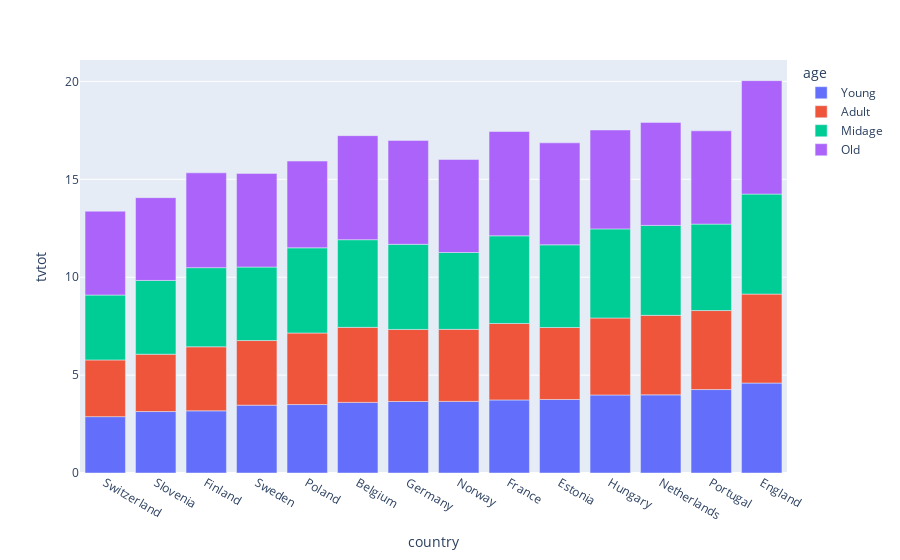
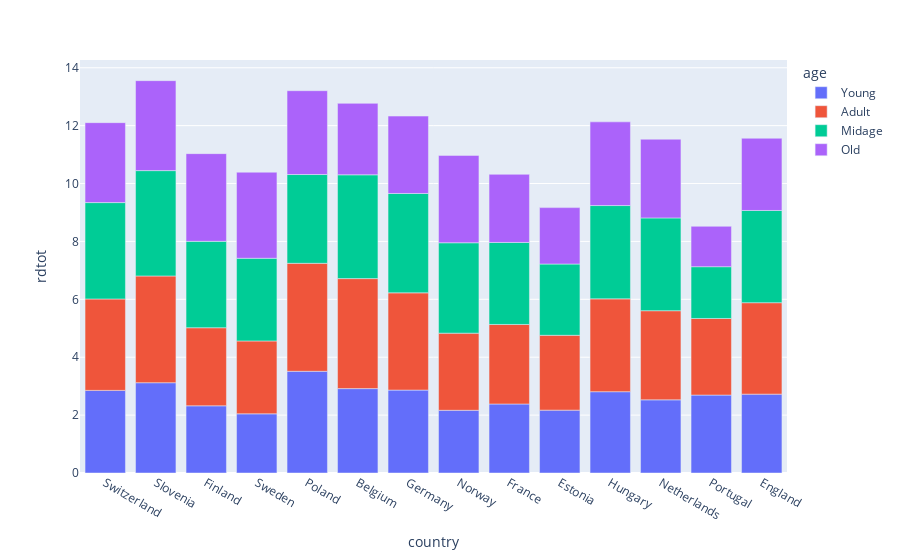
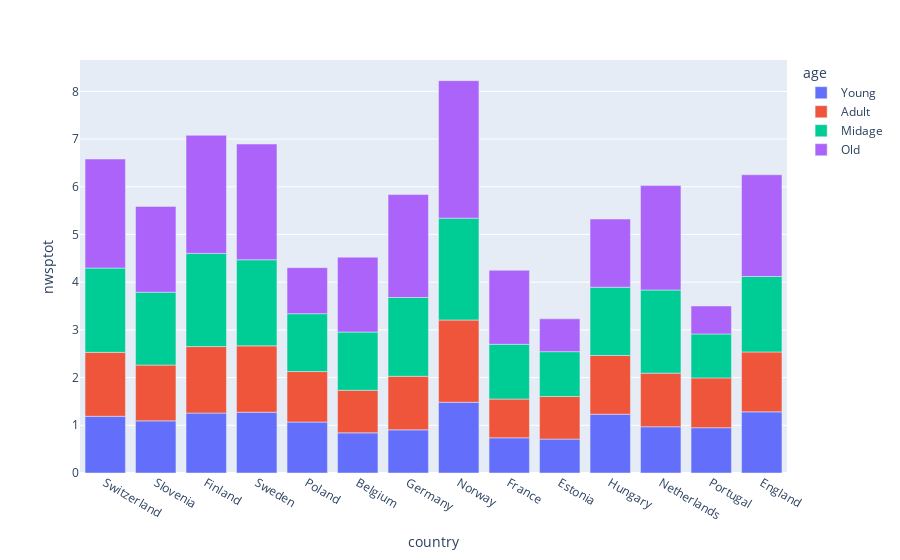
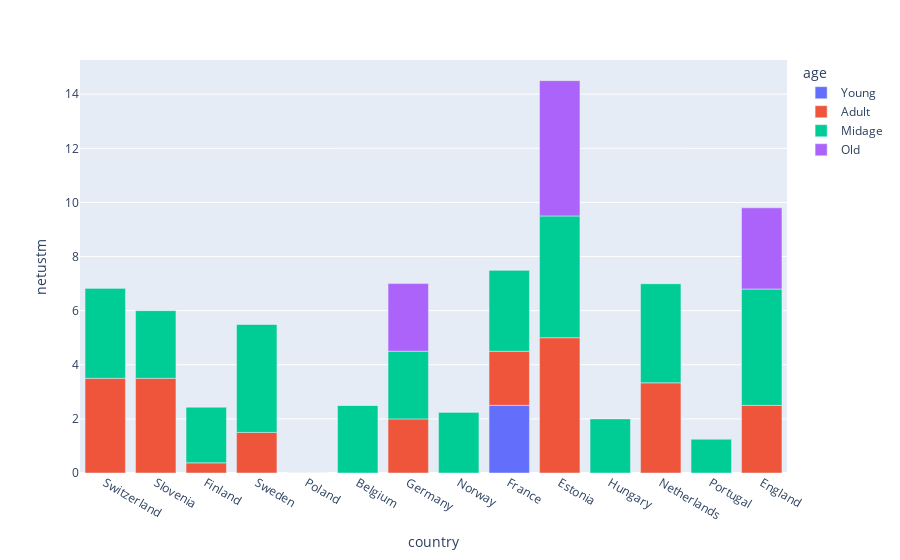

Notebook code cell kept with these figures, in order:
### Code cell
# lets plot it
viz.bar_plot(x = 'country', y = 'tvtot', color = 'age')
viz.bar_plot(x = 'country', y = 'rdtot', color = 'age')
viz.bar_plot(x = 'country', y = 'nwsptot', color = 'age')
viz.bar_plot(x = 'country', y = 'netustm', color = 'age')

### Figure 1 — Plotly figure (JSON) as saved in the notebook; plotly's stock layout.template omitted (floating-point values rounded to 4 significant figures)
{"data": [{"alignmentgroup": "True", "hovertemplate": "age=Young<br>country=%{x}<br>tvtot=%{y}<extra></extra>", "legendgroup": "Young", "marker": {"color": "#636efa"}, "name": "Young", "offsetgroup": "Young", "orientation": "v", "showlegend": true, "textposition": "auto", "type": "bar", "x": ["Switzerland", "Slovenia", "Finland", "Sweden", "Poland", "Belgium", "Germany", "Norway", "France", "Estonia", "Hungary", "Netherlands", "Portugal", "England"], "xaxis": "x", "y": [2.879, 3.139, 3.175, 3.465, 3.496, 3.606, 3.652, 3.657, 3.731, 3.755, 3.984, 3.99, 4.262, 4.594], "yaxis": "y"}, {"alignmentgroup": "True", "hovertemplate": "age=Adult<br>country=%{x}<br>tvtot=%{y}<extra></extra>", "legendgroup": "Adult", "marker": {"color": "#EF553B"}, "name": "Adult", "offsetgroup": "Adult", "orientation": "v", "showlegend": true, "textposition": "auto", "type": "bar", "x": ["Switzerland", "Slovenia", "Finland", "Sweden", "Poland", "Estonia", "Norway", "Germany", "Belgium", "France", "Hungary", "Portugal", "Netherlands", "England"], "xaxis": "x", "y": [2.896, 2.929, 3.271, 3.3, 3.653, 3.676, 3.679, 3.68, 3.832, 3.907, 3.933, 4.035, 4.062, 4.544], "yaxis": "y"}, {"alignmentgroup": "True", "hovertemplate": "age=Midage<br>country=%{x}<br>tvtot=%{y}<extra></extra>", "legendgroup": "Midage", "marker": {"color": "#00cc96"}, "name": "Midage", "offsetgroup": "Midage", "orientation": "v", "showlegend": true, "textposition": "auto", "type": "bar", "x": ["Switzerland", "Sweden", "Slovenia", "Norway", "Finland", "Estonia", "Germany", "Poland", "Portugal", "France", "Belgium", "Hungary", "Netherlands", "England"], "xaxis": "x", "y": [3.314, 3.754, 3.766, 3.927, 4.041, 4.223, 4.347, 4.352, 4.416, 4.477, 4.478, 4.551, 4.593, 5.108], "yaxis": "y"}, {"alignmentgroup": "True", "hovertemplate": "age=Old<br>country=%{x}<br>tvtot=%{y}<extra></extra>", "legendgroup": "Old", "marker": {"color": "#ab63fa"}, "name": "Old", "offsetgroup": "Old", "orientation": "v", "showlegend": true, "textposition": "auto", "type": "bar", "x": ["Slovenia", "Switzerland", "Poland", "Norway", "Portugal", "Sweden", "Finland", "Hungary", "Estonia", "Netherlands", "Germany", "Belgium", "France", "England"], "xaxis": "x", "y": [4.229, 4.284, 4.429, 4.746, 4.763, 4.781, 4.844, 5.051, 5.209, 5.262, 5.307, 5.315, 5.327, 5.793], "yaxis": "y"}], "layout": {"autosize": true, "barmode": "relative", "legend": {"title": {"text": "age"}, "tracegroupgap": 0}, "margin": {"t": 60}, "xaxis": {"anchor": "y", "autorange": true, "domain": [0, 1], "range": [-0.5, 13.5], "title": {"text": "country"}, "type": "category"}, "yaxis": {"anchor": "x", "autorange": true, "domain": [0, 1], "range": [0, 21.09], "title": {"text": "tvtot"}, "type": "linear"}}}

### Figure 2 — Plotly figure (JSON) as saved in the notebook; plotly's stock layout.template omitted (floating-point values rounded to 4 significant figures)
{"data": [{"alignmentgroup": "True", "hovertemplate": "age=Young<br>country=%{x}<br>rdtot=%{y}<extra></extra>", "legendgroup": "Young", "marker": {"color": "#636efa"}, "name": "Young", "offsetgroup": "Young", "orientation": "v", "showlegend": true, "textposition": "auto", "type": "bar", "x": ["Switzerland", "Slovenia", "Finland", "Sweden", "Poland", "Belgium", "Germany", "Norway", "France", "Estonia", "Hungary", "Netherlands", "Portugal", "England"], "xaxis": "x", "y": [2.854, 3.119, 2.321, 2.044, 3.514, 2.915, 2.864, 2.167, 2.384, 2.172, 2.809, 2.527, 2.692, 2.725], "yaxis": "y"}, {"alignmentgroup": "True", "hovertemplate": "age=Adult<br>country=%{x}<br>rdtot=%{y}<extra></extra>", "legendgroup": "Adult", "marker": {"color": "#EF553B"}, "name": "Adult", "offsetgroup": "Adult", "orientation": "v", "showlegend": true, "textposition": "auto", "type": "bar", "x": ["Switzerland", "Slovenia", "Finland", "Sweden", "Poland", "Estonia", "Norway", "Germany", "Belgium", "France", "Hungary", "Portugal", "Netherlands", "England"], "xaxis": "x", "y": [3.158, 3.687, 2.697, 2.517, 3.73, 2.585, 2.664, 3.359, 3.801, 2.748, 3.207, 2.646, 3.079, 3.159], "yaxis": "y"}, {"alignmentgroup": "True", "hovertemplate": "age=Midage<br>country=%{x}<br>rdtot=%{y}<extra></extra>", "legendgroup": "Midage", "marker": {"color": "#00cc96"}, "name": "Midage", "offsetgroup": "Midage", "orientation": "v", "showlegend": true, "textposition": "auto", "type": "bar", "x": ["Switzerland", "Sweden", "Slovenia", "Norway", "Finland", "Estonia", "Germany", "Poland", "Portugal", "France", "Belgium", "Hungary", "Netherlands", "England"], "xaxis": "x", "y": [3.33, 2.856, 3.64, 3.123, 2.985, 2.462, 3.433, 3.067, 1.789, 2.833, 3.586, 3.224, 3.205, 3.186], "yaxis": "y"}, {"alignmentgroup": "True", "hovertemplate": "age=Old<br>country=%{x}<br>rdtot=%{y}<extra></extra>", "legendgroup": "Old", "marker": {"color": "#ab63fa"}, "name": "Old", "offsetgroup": "Old", "orientation": "v", "showlegend": true, "textposition": "auto", "type": "bar", "x": ["Slovenia", "Switzerland", "Poland", "Norway", "Portugal", "Sweden", "Finland", "Hungary", "Estonia", "Netherlands", "Germany", "Belgium", "France", "England"], "xaxis": "x", "y": [3.108, 2.761, 2.896, 3.017, 1.396, 2.974, 3.03, 2.891, 1.949, 2.719, 2.674, 2.468, 2.353, 2.494], "yaxis": "y"}], "layout": {"autosize": true, "barmode": "relative", "legend": {"title": {"text": "age"}, "tracegroupgap": 0}, "margin": {"t": 60}, "xaxis": {"anchor": "y", "autorange": true, "domain": [0, 1], "range": [-0.5, 13.5], "title": {"text": "country"}, "type": "category"}, "yaxis": {"anchor": "x", "autorange": true, "domain": [0, 1], "range": [0, 14.27], "title": {"text": "rdtot"}, "type": "linear"}}}

### Figure 3 — Plotly figure (JSON) as saved in the notebook; plotly's stock layout.template omitted (floating-point values rounded to 4 significant figures)
{"data": [{"alignmentgroup": "True", "hovertemplate": "age=Young<br>country=%{x}<br>nwsptot=%{y}<extra></extra>", "legendgroup": "Young", "marker": {"color": "#636efa"}, "name": "Young", "offsetgroup": "Young", "orientation": "v", "showlegend": true, "textposition": "auto", "type": "bar", "x": ["Switzerland", "Slovenia", "Finland", "Sweden", "Poland", "Belgium", "Germany", "Norway", "France", "Estonia", "Hungary", "Netherlands", "Portugal", "England"], "xaxis": "x", "y": [1.189, 1.093, 1.256, 1.274, 1.069, 0.8416, 0.9041, 1.482, 0.7378, 0.7101, 1.233, 0.9693, 0.9493, 1.282], "yaxis": "y"}, {"alignmentgroup": "True", "hovertemplate": "age=Adult<br>country=%{x}<br>nwsptot=%{y}<extra></extra>", "legendgroup": "Adult", "marker": {"color": "#EF553B"}, "name": "Adult", "offsetgroup": "Adult", "orientation": "v", "showlegend": true, "textposition": "auto", "type": "bar", "x": ["Switzerland", "Slovenia", "Finland", "Sweden", "Poland", "Estonia", "Norway", "Germany", "Belgium", "France", "Hungary", "Portugal", "Netherlands", "England"], "xaxis": "x", "y": [1.34, 1.17, 1.394, 1.391, 1.058, 0.8939, 1.725, 1.123, 0.8923, 0.812, 1.231, 1.044, 1.124, 1.255], "yaxis": "y"}, {"alignmentgroup": "True", "hovertemplate": "age=Midage<br>country=%{x}<br>nwsptot=%{y}<extra></extra>", "legendgroup": "Midage", "marker": {"color": "#00cc96"}, "name": "Midage", "offsetgroup": "Midage", "orientation": "v", "showlegend": true, "textposition": "auto", "type": "bar", "x": ["Switzerland", "Sweden", "Slovenia", "Norway", "Finland", "Estonia", "Germany", "Poland", "Portugal", "France", "Belgium", "Hungary", "Netherlands", "England"], "xaxis": "x", "y": [1.767, 1.805, 1.527, 2.135, 1.953, 0.9391, 1.651, 1.212, 0.9208, 1.148, 1.221, 1.43, 1.743, 1.581], "yaxis": "y"}, {"alignmentgroup": "True", "hovertemplate": "age=Old<br>country=%{x}<br>nwsptot=%{y}<extra></extra>", "legendgroup": "Old", "marker": {"color": "#ab63fa"}, "name": "Old", "offsetgroup": "Old", "orientation": "v", "showlegend": true, "textposition": "auto", "type": "bar", "x": ["Slovenia", "Switzerland", "Poland", "Norway", "Portugal", "Sweden", "Finland", "Hungary", "Estonia", "Netherlands", "Germany", "Belgium", "France", "England"], "xaxis": "x", "y": [1.798, 2.286, 0.9655, 2.882, 0.587, 2.426, 2.475, 1.431, 0.6887, 2.188, 2.159, 1.569, 1.552, 2.133], "yaxis": "y"}], "layout": {"autosize": true, "barmode": "relative", "legend": {"title": {"text": "age"}, "tracegroupgap": 0}, "margin": {"t": 60}, "xaxis": {"anchor": "y", "autorange": true, "domain": [0, 1], "range": [-0.5, 13.5], "title": {"text": "country"}, "type": "category"}, "yaxis": {"anchor": "x", "autorange": true, "domain": [0, 1], "range": [0, 8.657], "title": {"text": "nwsptot"}, "type": "linear"}}}

### Figure 4 — Plotly figure (JSON) as saved in the notebook; plotly's stock layout.template omitted (floating-point values rounded to 4 significant figures)
{"data": [{"alignmentgroup": "True", "hovertemplate": "age=Young<br>country=%{x}<br>netustm=%{y}<extra></extra>", "legendgroup": "Young", "marker": {"color": "#636efa"}, "name": "Young", "offsetgroup": "Young", "orientation": "v", "showlegend": true, "textposition": "auto", "type": "bar", "x": ["Switzerland", "Slovenia", "Finland", "Sweden", "Poland", "Belgium", "Germany", "Norway", "France", "Estonia", "Hungary", "Netherlands", "Portugal", "England"], "xaxis": "x", "y": [null, null, 0, null, null, null, null, 0, 2.5, null, 0, null, null, null], "yaxis": "y"}, {"alignmentgroup": "True", "hovertemplate": "age=Adult<br>country=%{x}<br>netustm=%{y}<extra></extra>", "legendgroup": "Adult", "marker": {"color": "#EF553B"}, "name": "Adult", "offsetgroup": "Adult", "orientation": "v", "showlegend": true, "textposition": "auto", "type": "bar", "x": ["Switzerland", "Slovenia", "Finland", "Sweden", "Poland", "Estonia", "Norway", "Germany", "Belgium", "France", "Hungary", "Portugal", "Netherlands", "England"], "xaxis": "x", "y": [3.5, 3.5, 0.375, 1.5, 0, 5, null, 2, 0, 2, 0, null, 3.333, 2.5], "yaxis": "y"}, {"alignmentgroup": "True", "hovertemplate": "age=Midage<br>country=%{x}<br>netustm=%{y}<extra></extra>", "legendgroup": "Midage", "marker": {"color": "#00cc96"}, "name": "Midage", "offsetgroup": "Midage", "orientation": "v", "showlegend": true, "textposition": "auto", "type": "bar", "x": ["Switzerland", "Sweden", "Slovenia", "Norway", "Finland", "Estonia", "Germany", "Poland", "Portugal", "France", "Belgium", "Hungary", "Netherlands", "England"], "xaxis": "x", "y": [3.333, 4, 2.5, 2.25, 2.067, 4.5, 2.5, 0, 1.25, 3, 2.5, 2, 3.667, 4.3], "yaxis": "y"}, {"alignmentgroup": "True", "hovertemplate": "age=Old<br>country=%{x}<br>netustm=%{y}<extra></extra>", "legendgroup": "Old", "marker": {"color": "#ab63fa"}, "name": "Old", "offsetgroup": "Old", "orientation": "v", "showlegend": true, "textposition": "auto", "type": "bar", "x": ["Slovenia", "Switzerland", "Poland", "Norway", "Portugal", "Sweden", "Finland", "Hungary", "Estonia", "Netherlands", "Germany", "Belgium", "France", "England"], "xaxis": "x", "y": [null, 0, null, 0, null, 0, 0, null, 5, 0, 2.5, 0, 0, 3], "yaxis": "y"}], "layout": {"autosize": true, "barmode": "relative", "legend": {"title": {"text": "age"}, "tracegroupgap": 0}, "margin": {"t": 60}, "xaxis": {"anchor": "y", "autorange": true, "domain": [0, 1], "range": [-0.5, 13.5], "title": {"text": "country"}, "type": "category"}, "yaxis": {"anchor": "x", "autorange": true, "domain": [0, 1], "range": [0, 15.26], "title": {"text": "netustm"}, "type": "linear"}}}
